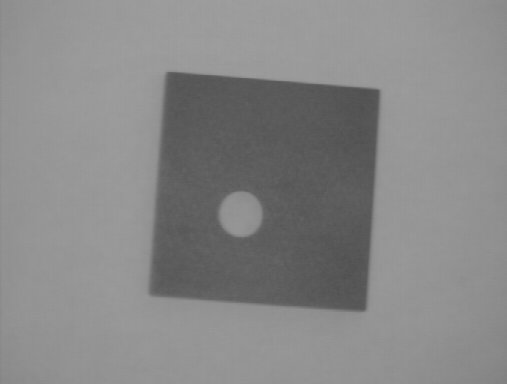
#> input picture aula12/wdg2.bmp, 507 x 384 px
$ python ex4.py wdg2.bmp
#> lines starting #> are read from the running program, lines starting #| are printed output that depends on the picture; after the words box and inside, x2 and y2 are one past the last pixel; in counts of white or black regions, pixels touching at a corner belong together
import cv2
import numpy as np


##########################
# Print Image Features

def printImageFeatures(image):
    if len(image.shape) == 2:
        height, width = image.shape
        nchannels = 1
    else:
        height, width, nchannels = image.shape

    print("Image Height:", height)
    print("Image Width:", width)
    print("Number of channels:", nchannels)
    print("Number of elements:", image.size)


###################################
# MAIN

# image = cv2.imread(sys.argv[1], cv2.IMREAD_UNCHANGED)
img = "wdg2.bmp"
image = cv2.imread(img, cv2.IMREAD_UNCHANGED)
#> image is the input picture: shape (384, 507); min 77, max 159, mean 135.3

if np.shape(image) == ():
    # Failed Reading
    print("Image file could not be open!")
    exit(-1)

printImageFeatures(image)
#| Image Height: 384
#| Image Width: 507
#| Number of elements: 194688

cv2.imshow('Orginal', image)

# ret,thresh1 = cv2.threshold(image, 120, 255, cv2.THRESH_BINARY)
# cv2.imshow('threshold', thresh1)

ret,thresh2 = cv2.threshold(image, 120, 255, cv2.THRESH_BINARY_INV)
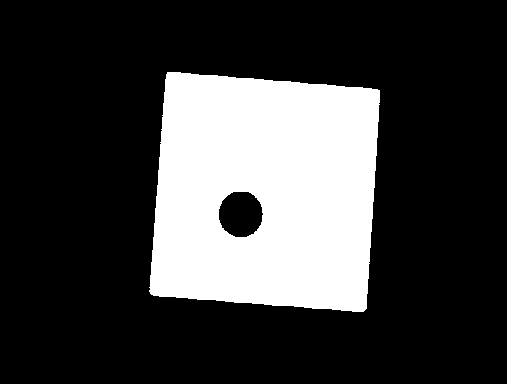
#> thresh2: shape (384, 507); 24.1% white; 1 white region, box (x1, y1, x2, y2) and area: (149, 72, 380, 312) 47006
cv2.imshow('threshold_inv', thresh2)

kernel = cv2.getStructuringElement(cv2.MORPH_ELLIPSE, (11, 11))
img_erode = cv2.erode(thresh2, kernel, iterations=3)
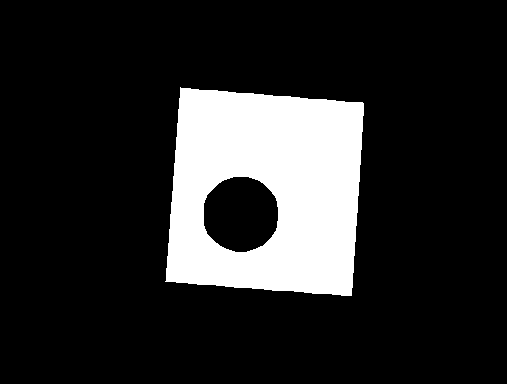
#> img_erode: shape (384, 507); 16.3% white; 1 white region, box (x1, y1, x2, y2) and area: (165, 87, 364, 296) 31681
cv2.imshow('erode', img_erode)

kernel = cv2.getStructuringElement(cv2.MORPH_RECT, (11, 11))
img_erode = cv2.erode(thresh2, kernel, iterations=3)
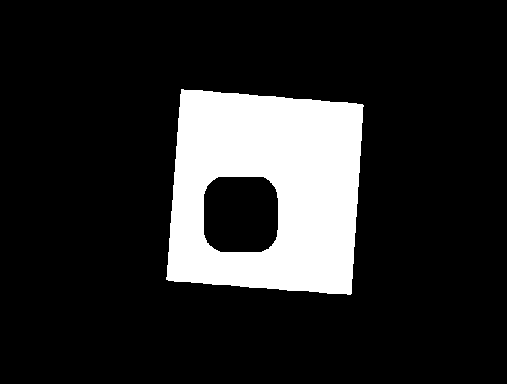
#> img_erode: shape (384, 507); 15.6% white; 1 white region, box (x1, y1, x2, y2) and area: (166, 89, 364, 295) 30302
cv2.imshow('erode_square', img_erode)

cv2.waitKey(0)

cv2.destroyAllWindows()
